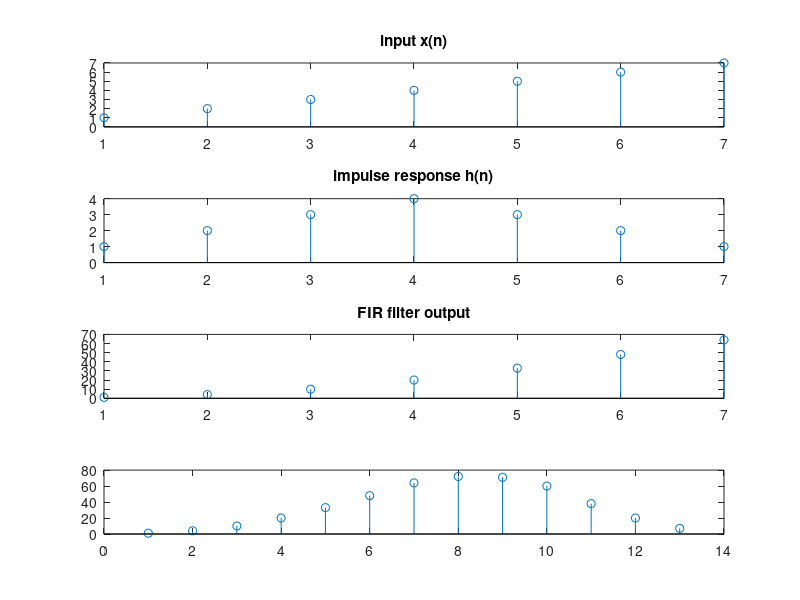

MATLAB code to generate this figure:
clc;
clear all;
close all;
h=[1 2 3 4 3 2 1]; %symmetric impulse response assumed for linear phase FIR
M=length(h); %order of the filter
x=[ 1 2 3 4 5 6 7]; %input,keeping length same as the order of the filter, otherwise zero-padding is requiired
Lx=length(x);
x_shift= zeros(M,M); %creating null register to store different shifted versions of x i.e x(n-k)
disp('null register to store different  hifted versions of x');
x_shift
for i=1:M
    if i==1
        x_shift(i,1:M)=x(1:M)
    else
        x_shift(i,i:M)=x(1:M-i+1)
    end
end
    disp('register storing different shifted versions of x i.e x(n-k)')
    x_shift
    for i=1:M
        y(i,:)=h(i)*x_shift(i,:); %multiplying impulse response with different shifted versions of x i.e h(k)*x(n-k)
    end
    op=sum(y);
    subplot(4,1,3)%adding all h(k)*x(n-k) terms
    stem(op)
    title("FIR filter output")
    %comparing with convolution function
    conv1=conv(x,h);
    subplot(4,1,4)
    stem(conv1)
    subplot(4,1,1)
    stem(x)
    title("input x(n)")
    subplot(4,1,2)
    stem(h)
    title("impulse response h(n)" )
